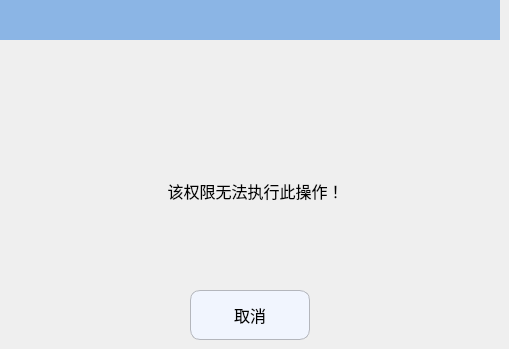
   <widget class="QWidget" name="page_10">
    <widget class="QLabel" name="label_32">
     <property name="geometry">
      <rect>
       <x>230</x>
       <y>70</y>
       <width>40</width>
       <height>40</height>
      </rect>
     </property>
     <property name="minimumSize">
      <size>
       <width>40</width>
       <height>40</height>
      </size>
     </property>
     <property name="maximumSize">
      <size>
       <width>40</width>
       <height>40</height>
      </size>
     </property>
     <property name="text">
      <string/>
     </property>
     <property name="pixmap">
      <pixmap resource="../resource.qrc">:/RunPage/runpage_images/alarm.png</pixmap>
     </property>
    </widget>
    <widget class="QLabel" name="label_tip2_10">
     <property name="geometry">
      <rect>
       <x>120</x>
       <y>170</y>
       <width>271</width>
       <height>41</height>
      </rect>
     </property>
     <property name="font">
      <font>
       <pointsize>12</pointsize>
      </font>
     </property>
     <property name="text">
      <string>该权限无法执行此操作！</string>
     </property>
     <property name="alignment">
      <set>Qt::AlignCenter</set>
     </property>
    </widget>
    <widget class="QPushButton" name="Btn_switchAdminCancel">
     <property name="geometry">
      <rect>
       <x>190</x>
       <y>290</y>
       <width>120</width>
       <height>50</height>
      </rect>
     </property>
     <property name="minimumSize">
      <size>
       <width>120</width>
       <height>50</height>
      </size>
     </property>
     <property name="maximumSize">
      <size>
       <width>120</width>
       <height>50</height>
      </size>
     </property>
     <property name="font">
      <font>
       <pointsize>12</pointsize>
      </font>
     </property>
     <property name="styleSheet">
      <string notr="true">QPushButton
{
    background-color:#F1F5FE;
    border-style:solid; /*边框风格*/
    border-width:1px;/*边框宽度*/
    border-color:#B4B6BC; /*边框颜色*/
    border-radius:10px; /*边框倒角*/
}
QPushButton:pressed
{
    border-style:outset; /*边框风格*/
    background-color:qlineargradient(x1: 0, y1: 0, x2: 0, y2: 1, stop:0 #00befa, stop: 1 #0160ea);/*背景色*/
    border-width:1px;/*边框宽度*/
    border-color:#0055ff; /*边框颜色*/
    border-radius:10px; /*边框倒角*/
}</string>
     </property>
     <property name="text">
      <string>取消</string>
     </property>
     <property name="icon">
      <iconset resource="../resource.qrc">
       <normaloff>:/ManualPage/manualpage_images/cancel.png</normaloff>:/ManualPage/manualpage_images/cancel.png</iconset>
     </property>
     <property name="iconSize">
      <size>
       <width>30</width>
       <height>30</height>
      </size>
     </property>
    </widget>
    <widget class="QLabel" name="label_33">
     <property name="geometry">
      <rect>
       <x>0</x>
       <y>0</y>
       <width>500</width>
       <height>40</height>
      </rect>
     </property>
     <property name="minimumSize">
      <size>
       <width>500</width>
       <height>40</height>
      </size>
     </property>
     <property name="maximumSize">
      <size>
       <width>500</width>
       <height>30</height>
      </size>
     </property>
     <property name="font">
      <font>
       <pointsize>16</pointsize>
      </font>
     </property>
     <property name="styleSheet">
      <string notr="true">QLabel{background-color:#8BB5E5;}</string>
     </property>
     <property name="text">
      <string/>
     </property>
     <property name="alignment">
      <set>Qt::AlignCenter</set>
     </property>
    </widget>
   </widget>
